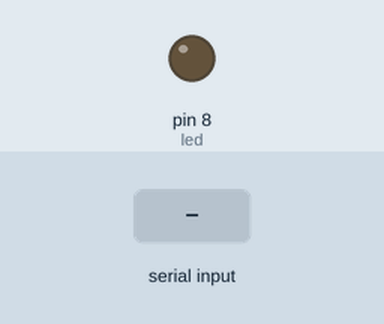
A sketch run on a simulated Arduino Uno, built with avr-gcc and run on an emulated ATmega328P. On the bench: output pins drawn as LEDs (lit = HIGH). The test bench sets the inputs (shaded band).

Above: at 1.2 s.
1.3 s: byte 1 (1) received over Serial
At 2.0 s:
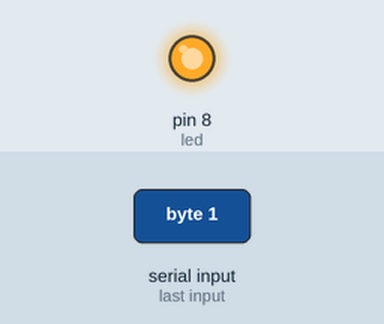
2.8 s: "1" received over Serial
At 3.1 s:
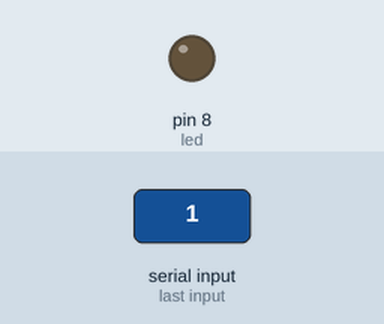
Timing chart, 0 to 5.8 s (numbered marks = the images above; inputs shaded):
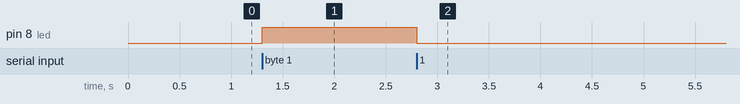

The sketch:

sketch_oct25a.ino
```cpp
int estadoBotao = 0;
int led= 8;
void setup() {
   Serial.begin(9600);
   pinMode(led,OUTPUT);
}

//Método loop, executado enquanto o Arduino estiver ligado.
void loop() {
  if(estadoBotao == 1){
    //oi
    digitalWrite(led, HIGH);

  }else{
    digitalWrite(led, LOW);
  }

}

void serialEvent() {
  while (Serial.available()) {
    // get the new byte:
    estadoBotao = (int)Serial.read();

  }
}
```

Measured:
- after the input at 1.3 s, pin 8 (led): LOW → HIGH at once
- after the input at 2.8 s, pin 8 (led): HIGH → LOW at once
